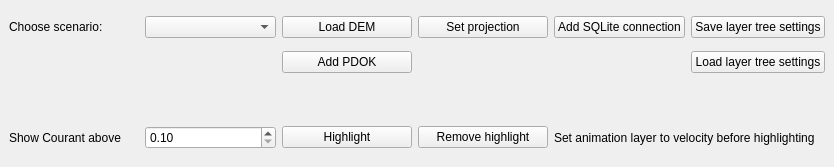
<?xml version="1.0" encoding="UTF-8"?>
<ui version="4.0">
 <class>threediresultstylerDockWidgetBase</class>
 <widget class="QDockWidget" name="threediresultstylerDockWidgetBase">
  <property name="geometry">
   <rect>
    <x>0</x>
    <y>0</y>
    <width>834</width>
    <height>167</height>
   </rect>
  </property>
  <property name="windowTitle">
   <string>3Di result styler</string>
  </property>
  <widget class="QWidget" name="dockWidgetContents">
   <layout class="QGridLayout" name="gridLayout">
    <item row="1" column="2">
     <widget class="QPushButton" name="loadDEMButton">
      <property name="text">
       <string>Load DEM</string>
      </property>
     </widget>
    </item>
    <item row="1" column="5">
     <widget class="QPushButton" name="addSQLiteButton">
      <property name="text">
       <string>Add SQLite connection</string>
      </property>
     </widget>
    </item>
    <item row="2" column="2">
     <widget class="QPushButton" name="addPDOKButton">
      <property name="text">
       <string>Add PDOK</string>
      </property>
     </widget>
    </item>
    <item row="1" column="1">
     <widget class="QComboBox" name="scenarioBox"/>
    </item>
    <item row="4" column="1">
     <widget class="QDoubleSpinBox" name="courantThreshold">
      <property name="minimum">
       <double>0.100000000000000</double>
      </property>
      <property name="singleStep">
       <double>0.100000000000000</double>
      </property>
     </widget>
    </item>
    <item row="3" column="0">
     <spacer name="verticalSpacer">
      <property name="orientation">
       <enum>Qt::Vertical</enum>
      </property>
      <property name="sizeType">
       <enum>QSizePolicy::Minimum</enum>
      </property>
      <property name="sizeHint" stdset="0">
       <size>
        <width>20</width>
        <height>40</height>
       </size>
      </property>
     </spacer>
    </item>
    <item row="1" column="6">
     <widget class="QPushButton" name="saveLayerTreeButton">
      <property name="text">
       <string>Save layer tree settings</string>
      </property>
     </widget>
    </item>
    <item row="4" column="2">
     <widget class="QPushButton" name="highlightCourantButton">
      <property name="text">
       <string>Highlight</string>
      </property>
     </widget>
    </item>
    <item row="2" column="6">
     <widget class="QPushButton" name="loadLayerTreeButton">
      <property name="text">
       <string>Load layer tree settings</string>
      </property>
     </widget>
    </item>
    <item row="4" column="0">
     <widget class="QLabel" name="label_2">
      <property name="text">
       <string>Show Courant above</string>
      </property>
     </widget>
    </item>
    <item row="1" column="4">
     <widget class="QPushButton" name="setProjectionButton">
      <property name="text">
       <string>Set projection</string>
      </property>
     </widget>
    </item>
    <item row="4" column="5" colspan="2">
     <widget class="QLabel" name="label_3">
      <property name="text">
       <string>Set animation layer to velocity before highlighting</string>
      </property>
     </widget>
    </item>
    <item row="4" column="4">
     <widget class="QPushButton" name="removeHighlightButton">
      <property name="text">
       <string>Remove highlight</string>
      </property>
     </widget>
    </item>
    <item row="1" column="0">
     <widget class="QLabel" name="label">
      <property name="text">
       <string>Choose scenario:</string>
      </property>
     </widget>
    </item>
   </layout>
  </widget>
 </widget>
 <resources/>
 <connections/>
</ui>
